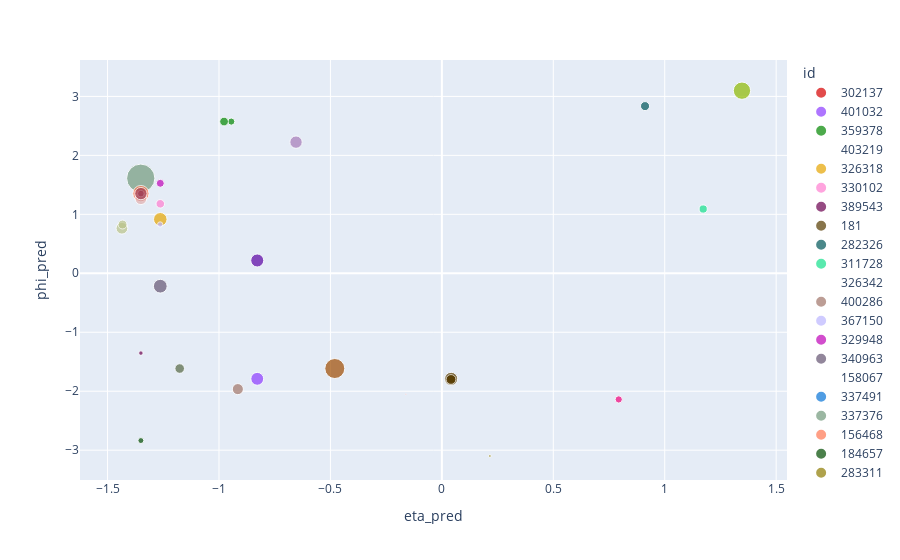

Write notebook code for a chart like this one.
### Code cell
px.scatter(plot_df, x='eta_pred', y='phi_pred', size='energy', color='id', color_discrete_sequence=get_palette(plot_df['id']))

### Figure 1 — Plotly figure (JSON) as saved in the notebook; plotly's stock layout.template omitted (floating-point values rounded to 4 significant figures)
{"data": [{"hovertemplate": "id=302137<br>eta_pred=%{x}<br>phi_pred=%{y}<br>energy=%{marker.size}<extra></extra>", "legendgroup": "302137", "marker": {"color": "rgb(214, 0, 0)", "size": [0.00363, 0], "sizemode": "area", "sizeref": 0.006676, "symbol": "circle"}, "mode": "markers", "name": "302137", "orientation": "v", "showlegend": true, "type": "scatter", "x": [-0.1617, -0.195], "xaxis": "x", "y": [-2.052, -2.051], "yaxis": "y"}, {"hovertemplate": "id=401032<br>eta_pred=%{x}<br>phi_pred=%{y}<br>energy=%{marker.size}<extra></extra>", "legendgroup": "401032", "marker": {"color": "rgb(140, 59, 255)", "size": [0.5512], "sizemode": "area", "sizeref": 0.006676, "symbol": "circle"}, "mode": "markers", "name": "401032", "orientation": "v", "showlegend": true, "type": "scatter", "x": [-0.8284], "xaxis": "x", "y": [-1.79], "yaxis": "y"}, {"hovertemplate": "id=359378<br>eta_pred=%{x}<br>phi_pred=%{y}<br>energy=%{marker.size}<extra></extra>", "legendgroup": "359378", "marker": {"color": "rgb(1, 135, 0)", "size": [0.1714, 0.2544], "sizemode": "area", "sizeref": 0.006676, "symbol": "circle"}, "mode": "markers", "name": "359378", "orientation": "v", "showlegend": true, "type": "scatter", "x": [-0.9449, -0.9773], "xaxis": "x", "y": [2.573, 2.574], "yaxis": "y"}, {"hovertemplate": "id=403219<br>eta_pred=%{x}<br>phi_pred=%{y}<br>energy=%{marker.size}<extra></extra>", "legendgroup": "403219", "marker": {"color": "rgb(0, 172, 198)", "size": [0], "sizemode": "area", "sizeref": 0.006676, "symbol": "circle"}, "mode": "markers", "name": "403219", "orientation": "v", "showlegend": true, "type": "scatter", "x": [-1.002], "xaxis": "x", "y": [2.923], "yaxis": "y"}, {"hovertemplate": "id=326318<br>eta_pred=%{x}<br>phi_pred=%{y}<br>energy=%{marker.size}<extra></extra>", "legendgroup": "326318", "marker": {"color": "rgb(230, 165, 0)", "size": [0.6125], "sizemode": "area", "sizeref": 0.006676, "symbol": "circle"}, "mode": "markers", "name": "326318", "orientation": "v", "showlegend": true, "type": "scatter", "x": [-1.263], "xaxis": "x", "y": [0.9156], "yaxis": "y"}, {"hovertemplate": "id=330102<br>eta_pred=%{x}<br>phi_pred=%{y}<br>energy=%{marker.size}<extra></extra>", "legendgroup": "330102", "marker": {"color": "rgb(255, 126, 209)", "size": [0.2448], "sizemode": "area", "sizeref": 0.006676, "symbol": "circle"}, "mode": "markers", "name": "330102", "orientation": "v", "showlegend": true, "type": "scatter", "x": [-1.263], "xaxis": "x", "y": [1.178], "yaxis": "y"}, {"hovertemplate": "id=389543<br>eta_pred=%{x}<br>phi_pred=%{y}<br>energy=%{marker.size}<extra></extra>", "legendgroup": "389543", "marker": {"color": "rgb(107, 0, 79)", "size": [0.0672], "sizemode": "area", "sizeref": 0.006676, "symbol": "circle"}, "mode": "markers", "name": "389543", "orientation": "v", "showlegend": true, "type": "scatter", "x": [-1.35], "xaxis": "x", "y": [-1.353], "yaxis": "y"}, {"hovertemplate": "id=181<br>eta_pred=%{x}<br>phi_pred=%{y}<br>energy=%{marker.size}<extra></extra>", "legendgroup": "181", "marker": {"color": "rgb(87, 59, 0)", "size": [0.3022, 0.5664, 0.3233], "sizemode": "area", "sizeref": 0.006676, "symbol": "circle"}, "mode": "markers", "name": "181", "orientation": "v", "showlegend": true, "type": "scatter", "x": [0.04231, 0.04166, 0.04104], "xaxis": "x", "y": [-1.781, -1.79, -1.801], "yaxis": "y"}, {"hovertemplate": "id=282326<br>eta_pred=%{x}<br>phi_pred=%{y}<br>energy=%{marker.size}<extra></extra>", "legendgroup": "282326", "marker": {"color": "rgb(0, 86, 89)", "size": [0.2753], "sizemode": "area", "sizeref": 0.006676, "symbol": "circle"}, "mode": "markers", "name": "282326", "orientation": "v", "showlegend": true, "type": "scatter", "x": [0.9116], "xaxis": "x", "y": [2.835], "yaxis": "y"}, {"hovertemplate": "id=311728<br>eta_pred=%{x}<br>phi_pred=%{y}<br>energy=%{marker.size}<extra></extra>", "legendgroup": "311728", "marker": {"color": "rgb(21, 225, 140)", "size": [0.2251], "sizemode": "area", "sizeref": 0.006676, "symbol": "circle"}, "mode": "markers", "name": "311728", "orientation": "v", "showlegend": true, "type": "scatter", "x": [1.173], "xaxis": "x", "y": [1.09], "yaxis": "y"}, {"hovertemplate": "id=326342<br>eta_pred=%{x}<br>phi_pred=%{y}<br>energy=%{marker.size}<extra></extra>", "legendgroup": "326342", "marker": {"color": "rgb(0, 0, 221)", "size": [0], "sizemode": "area", "sizeref": 0.006676, "symbol": "circle"}, "mode": "markers", "name": "326342", "orientation": "v", "showlegend": true, "type": "scatter", "x": [-0.8284], "xaxis": "x", "y": [-2.662], "yaxis": "y"}, {"hovertemplate": "id=400286<br>eta_pred=%{x}<br>phi_pred=%{y}<br>energy=%{marker.size}<extra></extra>", "legendgroup": "400286", "marker": {"color": "rgb(161, 117, 105)", "size": [0.412], "sizemode": "area", "sizeref": 0.006676, "symbol": "circle"}, "mode": "markers", "name": "400286", "orientation": "v", "showlegend": true, "type": "scatter", "x": [-0.9154], "xaxis": "x", "y": [-1.964], "yaxis": "y"}, {"hovertemplate": "id=367150<br>eta_pred=%{x}<br>phi_pred=%{y}<br>energy=%{marker.size}<extra></extra>", "legendgroup": "367150", "marker": {"color": "rgb(188, 182, 255)", "size": [0.09352], "sizemode": "area", "sizeref": 0.006676, "symbol": "circle"}, "mode": "markers", "name": "367150", "orientation": "v", "showlegend": true, "type": "scatter", "x": [-1.264], "xaxis": "x", "y": [0.828], "yaxis": "y"}, {"hovertemplate": "id=329948<br>eta_pred=%{x}<br>phi_pred=%{y}<br>energy=%{marker.size}<extra></extra>", "legendgroup": "329948", "marker": {"color": "rgb(191, 3, 184)", "size": [0.214], "sizemode": "area", "sizeref": 0.006676, "symbol": "circle"}, "mode": "markers", "name": "329948", "orientation": "v", "showlegend": true, "type": "scatter", "x": [-1.263], "xaxis": "x", "y": [1.526], "yaxis": "y"}, {"hovertemplate": "id=340963<br>eta_pred=%{x}<br>phi_pred=%{y}<br>energy=%{marker.size}<extra></extra>", "legendgroup": "340963", "marker": {"color": "rgb(100, 84, 114)", "size": [0.6339], "sizemode": "area", "sizeref": 0.006676, "symbol": "circle"}, "mode": "markers", "name": "340963", "orientation": "v", "showlegend": true, "type": "scatter", "x": [-1.263], "xaxis": "x", "y": [-0.2189], "yaxis": "y"}, {"hovertemplate": "id=158067<br>eta_pred=%{x}<br>phi_pred=%{y}<br>energy=%{marker.size}<extra></extra>", "legendgroup": "158067", "marker": {"color": "rgb(121, 0, 0)", "size": [0], "sizemode": "area", "sizeref": 0.006676, "symbol": "circle"}, "mode": "markers", "name": "158067", "orientation": "v", "showlegend": true, "type": "scatter", "x": [-1.351], "xaxis": "x", "y": [0.7426], "yaxis": "y"}, {"hovertemplate": "id=337491<br>eta_pred=%{x}<br>phi_pred=%{y}<br>energy=%{marker.size}<extra></extra>", "legendgroup": "337491", "marker": {"color": "rgb(7, 116, 216)", "size": [0.1562], "sizemode": "area", "sizeref": 0.006676, "symbol": "circle"}, "mode": "markers", "name": "337491", "orientation": "v", "showlegend": true, "type": "scatter", "x": [-1.35], "xaxis": "x", "y": [1.265], "yaxis": "y"}, {"hovertemplate": "id=337376<br>eta_pred=%{x}<br>phi_pred=%{y}<br>energy=%{marker.size}<extra></extra>", "legendgroup": "337376", "marker": {"color": "rgb(114, 154, 124)", "size": [0.09839, 2.671], "sizemode": "area", "sizeref": 0.006676, "symbol": "circle"}, "mode": "markers", "name": "337376", "orientation": "v", "showlegend": true, "type": "scatter", "x": [-1.35, -1.351], "xaxis": "x", "y": [1.352, 1.612], "yaxis": "y"}, {"hovertemplate": "id=156468<br>eta_pred=%{x}<br>phi_pred=%{y}<br>energy=%{marker.size}<extra></extra>", "legendgroup": "156468", "marker": {"color": "rgb(255, 119, 82)", "size": [0.886], "sizemode": "area", "sizeref": 0.006676, "symbol": "circle"}, "mode": "markers", "name": "156468", "orientation": "v", "showlegend": true, "type": "scatter", "x": [-1.35], "xaxis": "x", "y": [1.352], "yaxis": "y"}, {"hovertemplate": "id=184657<br>eta_pred=%{x}<br>phi_pred=%{y}<br>energy=%{marker.size}<extra></extra>", "legendgroup": "184657", "marker": {"color": "rgb(0, 75, 0)", "size": [0.1179], "sizemode": "area", "sizeref": 0.006676, "symbol": "circle"}, "mode": "markers", "name": "184657", "orientation": "v", "showlegend": true, "type": "scatter", "x": [-1.35], "xaxis": "x", "y": [-2.837], "yaxis": "y"}, {"hovertemplate": "id=283311<br>eta_pred=%{x}<br>phi_pred=%{y}<br>energy=%{marker.size}<extra></extra>", "legendgroup": "283311", "marker": {"color": "rgb(142, 123, 1)", "size": [0.0251], "sizemode": "area", "sizeref": 0.006676, "symbol": "circle"}, "mode": "markers", "name": "283311", "orientation": "v", "showlegend": true, "type": "scatter", "x": [0.2156], "xaxis": "x", "y": [-3.099], "yaxis": "y"}, {"hovertemplate": "id=239250<br>eta_pred=%{x}<br>phi_pred=%{y}<br>energy=%{marker.size}<extra></extra>", "legendgroup": "239250", "marker": {"color": "rgb(242, 0, 123)", "size": [0.1746], "sizemode": "area", "sizeref": 0.006676, "symbol": "circle"}, "mode": "markers", "name": "239250", "orientation": "v", "showlegend": true, "type": "scatter", "x": [0.7936], "xaxis": "x", "y": [-2.139], "yaxis": "y"}, {"hovertemplate": "id=381670<br>eta_pred=%{x}<br>phi_pred=%{y}<br>energy=%{marker.size}<extra></extra>", "legendgroup": "381670", "marker": {"color": "rgb(142, 186, 0)", "size": [1.0], "sizemode": "area", "sizeref": 0.006676, "symbol": "circle"}, "mode": "markers", "name": "381670", "orientation": "v", "showlegend": true, "type": "scatter", "x": [1.347], "xaxis": "x", "y": [3.097], "yaxis": "y"}, {"hovertemplate": "id=359995<br>eta_pred=%{x}<br>phi_pred=%{y}<br>energy=%{marker.size}<extra></extra>", "legendgroup": "359995", "marker": {"color": "rgb(165, 123, 184)", "size": [0.5137], "sizemode": "area", "sizeref": 0.006676, "symbol": "circle"}, "mode": "markers", "name": "359995", "orientation": "v", "showlegend": true, "type": "scatter", "x": [-0.6544], "xaxis": "x", "y": [2.225], "yaxis": "y"}, {"hovertemplate": "id=289930<br>eta_pred=%{x}<br>phi_pred=%{y}<br>energy=%{marker.size}<extra></extra>", "legendgroup": "289930", "marker": {"color": "rgb(89, 1, 163)", "size": [0.5681], "sizemode": "area", "sizeref": 0.006676, "symbol": "circle"}, "mode": "markers", "name": "289930", "orientation": "v", "showlegend": true, "type": "scatter", "x": [-0.8284], "xaxis": "x", "y": [0.2174], "yaxis": "y"}, {"hovertemplate": "id=331966<br>eta_pred=%{x}<br>phi_pred=%{y}<br>energy=%{marker.size}<extra></extra>", "legendgroup": "331966", "marker": {"color": "rgb(226, 175, 175)", "size": [0.4602], "sizemode": "area", "sizeref": 0.006676, "symbol": "circle"}, "mode": "markers", "name": "331966", "orientation": "v", "showlegend": true, "type": "scatter", "x": [-1.35], "xaxis": "x", "y": [1.265], "yaxis": "y"}, {"hovertemplate": "id=156114<br>eta_pred=%{x}<br>phi_pred=%{y}<br>energy=%{marker.size}<extra></extra>", "legendgroup": "156114", "marker": {"color": "rgb(160, 58, 82)", "size": [0.1489, 0.506], "sizemode": "area", "sizeref": 0.006676, "symbol": "circle"}, "mode": "markers", "name": "156114", "orientation": "v", "showlegend": true, "type": "scatter", "x": [-1.35, -1.35], "xaxis": "x", "y": [1.352, 1.352], "yaxis": "y"}, {"hovertemplate": "id=382987<br>eta_pred=%{x}<br>phi_pred=%{y}<br>energy=%{marker.size}<extra></extra>", "legendgroup": "382987", "marker": {"color": "rgb(161, 200, 200)", "size": [0, 0], "sizemode": "area", "sizeref": 0.006676, "symbol": "circle"}, "mode": "markers", "name": "382987", "orientation": "v", "showlegend": true, "type": "scatter", "x": [0.7632, 0.7936], "xaxis": "x", "y": [-2.051, -2.139], "yaxis": "y"}, {"hovertemplate": "id=353220<br>eta_pred=%{x}<br>phi_pred=%{y}<br>energy=%{marker.size}<extra></extra>", "legendgroup": "353220", "marker": {"color": "rgb(158, 75, 0)", "size": [1.334], "sizemode": "area", "sizeref": 0.006676, "symbol": "circle"}, "mode": "markers", "name": "353220", "orientation": "v", "showlegend": true, "type": "scatter", "x": [-0.4804], "xaxis": "x", "y": [-1.615], "yaxis": "y"}, {"hovertemplate": "id=410307<br>eta_pred=%{x}<br>phi_pred=%{y}<br>energy=%{marker.size}<extra></extra>", "legendgroup": "410307", "marker": {"color": "rgb(84, 103, 68)", "size": [0.3064], "sizemode": "area", "sizeref": 0.006676, "symbol": "circle"}, "mode": "markers", "name": "410307", "orientation": "v", "showlegend": true, "type": "scatter", "x": [-1.176], "xaxis": "x", "y": [-1.615], "yaxis": "y"}, {"hovertemplate": "id=326319<br>eta_pred=%{x}<br>phi_pred=%{y}<br>energy=%{marker.size}<extra></extra>", "legendgroup": "326319", "marker": {"color": "rgb(186, 195, 137)", "size": [0.4594, 0.2667], "sizemode": "area", "sizeref": 0.006676, "symbol": "circle"}, "mode": "markers", "name": "326319", "orientation": "v", "showlegend": true, "type": "scatter", "x": [-1.436, -1.433], "xaxis": "x", "y": [0.764, 0.8272], "yaxis": "y"}], "layout": {"legend": {"itemsizing": "constant", "title": {"text": "id"}, "tracegroupgap": 0}, "margin": {"t": 60}, "xaxis": {"anchor": "y", "domain": [0, 1], "title": {"text": "eta_pred"}}, "yaxis": {"anchor": "x", "domain": [0, 1], "title": {"text": "phi_pred"}}}}
